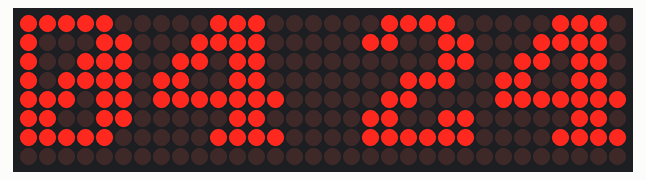
Simulated run of this program. Board: ESP32 board running MicroPython. On the bench: 32×8 LED matrix. The clock reads 2024-03-15 10:24:30 at power-on unless the program sets it; library files of the repository ran but are not shown: max7219.py.

Above: at 6.31 s.
At 10.3 s:
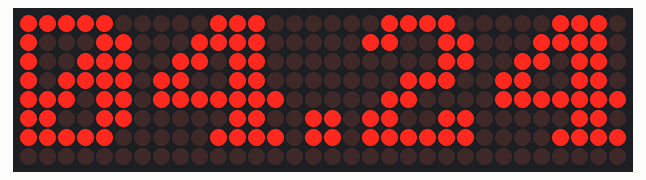
At 14.36 s:
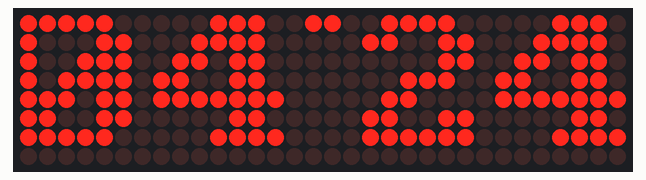
At 22.0 s:
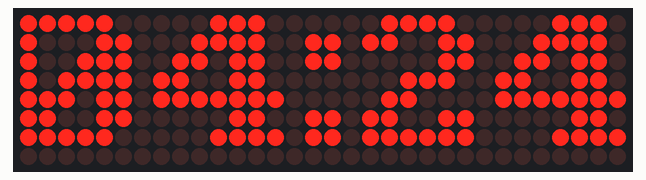
At 32.1 s:
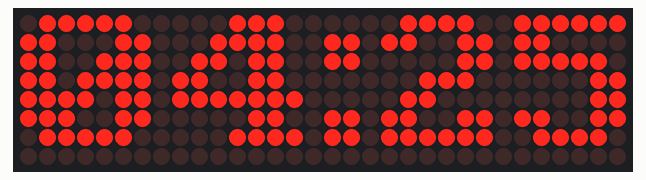
At 38.73 s:
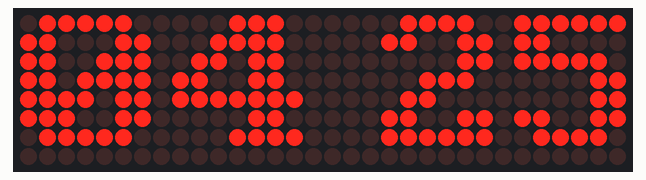

The program:

mclock.py
```python
from machine import Pin, SPI
import machine
import max7219
import framebuf
import time


# VCC - >3.3V
# DIN -> 23
# CS -> 5
# SCK -> 18

spi = SPI(1, baudrate=10000000, polarity=0, phase=0, sck=Pin(18), mosi=Pin(23))
cs = Pin(5, Pin.OUT)
display = max7219.Matrix8x8(spi, cs, 4)
display.brightness(1)
display.fill(0)

TIMEZONE_OFFSET = -6

font8x8_digits = {
    '5': [252, 192, 248, 12, 12, 204, 120, 0],
    '4': [28, 60, 108, 204, 254, 12, 30, 0],
    '7': [252, 204, 12, 24, 48, 48, 48, 0],
    '6': [56, 96, 192, 248, 204, 204, 120, 0],
    '1': [48, 112, 48, 48, 48, 48, 252, 0],
    '0': [124, 198, 206, 222, 246, 230, 124, 0],
    '3': [120, 204, 12, 56, 12, 204, 120, 0],
    '2': [120, 204, 12, 56, 96, 204, 252, 0],
    '8': [120, 204, 204, 120, 204, 204, 120, 0],
    '9': [120, 204, 204, 124, 12, 24, 112, 0],
    ':': [0x00, 0xC0, 0xC0, 0x00, 0x00, 0xC0, 0xC0, 0x00],
    ' ': [0, 0, 0, 0, 0, 0, 0, 0],
    '`': [0, 0, 0, 0, 0, 0, 0, 0]
}

font_widths = {
    '0': 8, '1': 7, '2': 7, '3': 7, '4': 8,
    '5': 7, '6': 7, '7': 7, '8': 7, '9': 7,
    ':': 3, ' ': 1, '`': 3
}

letter_width = 6
rtc = machine.RTC()

def show_text_mixed(display, text, x=0, y=0):
    for ch in text:
        if ch in font8x8_digits:
            buf = font8x8_digits[ch]
            w = font_widths.get(ch, 8)
            for row in range(8):
                for col in range(w):
                    if buf[row] & (1 << (7-col)):
                        display.pixel(x+col, y+row, 1)
            x += w
        else:
            fb = bytearray(8)
            fbbuf = framebuf.FrameBuffer(fb, 8, 8, framebuf.MONO_HLSB)
            fbbuf.fill(0)
            fbbuf.text(ch, 0, 0, 1)
            for row in range(8):
                for col in range(6):
                    if fbbuf.pixel(col+1, row):
                        display.pixel(x+col, y+row, 1)
            x += letter_width
    display.show()


def scroll_text(display, msg, speed=0.1):
    display_width = display.num * 8
    text_width = 0
    for ch in msg:
        text_width += font_widths.get(ch, 6 if ch.isalpha() else 8)
    for offset in range(text_width + display_width):
        display.fill(0)
        x = display_width - offset
        for ch in msg:
            if ch in font8x8_digits:
                buf = font8x8_digits[ch]
                w = font_widths.get(ch, 8)
                for row in range(8):
                    for col in range(w):
                        if buf[row] & (1 << (7-col)):
                            if 0 <= x+col < display_width:
                                display.pixel(x+col, row, 1)
                x += w
            else:
                fb = bytearray(8)
                fbbuf = framebuf.FrameBuffer(fb, 8, 8, framebuf.MONO_HLSB)
                fbbuf.fill(0)
                fbbuf.text(ch, 0, 0, 1)
                for row in range(8):
                    for col in range(6):
                        if fbbuf.pixel(col+1, row):
                            if 0 <= x+col < display_width:
                                display.pixel(x+col, row, 1)
                x += letter_width
        display.show()
        time.sleep(speed)


def show_digit(display, digit, x, y):
    ch = str(digit)
    if ch in font8x8_digits:
            buf = font8x8_digits[ch]
            w = font_widths.get(ch, 8)
            for row in range(8):
                for col in range(w):
                    if buf[row] & (1 << (7-col)):
                        display.pixel(x+col, y+row, 1)


def textsize(txt):
    size = 0
    for ch in txt:
        if ch in font_widths:
            size += font_widths[ch]
        else:
            size += letter_width
    return size


def get_local_time():
    t = machine.RTC().datetime()  # (year, month, day, weekday, hour, min, sec, ms)
    utc_seconds = time.mktime((t[0], t[1], t[2], t[4], t[5], t[6], 0, 0))
    local_seconds = utc_seconds + TIMEZONE_OFFSET * 3600
    lt = time.localtime(local_seconds)
    return (lt[0], lt[1], lt[2], (lt[6]+1)%7, lt[3], lt[4], lt[5], 0)


def get_day():
    t = get_local_time()
    MONTHS = ["Ja n  ","Fe b  ","M a r  ","A p r  ","M a y  ","Ju n  ","Ju l  ","A u g  "," S e p  ","O ct  ","N o v  ","D e c  "]
    WEEKDAYS = [" M o n "," Tu e "," W e d "," T h u "," Fri "," S a t "," S u n "]
    month_str = MONTHS[t[1]-1]
    day = t[2]
    weekday_str = WEEKDAYS[(t[3]-1) % 7]
    return f"{month_str} {day:02d} {weekday_str}"


def animate_clock(display, new_time, old_time='', aligning=0):
    digits_new = list(new_time)

    # add old time with spaces to match length
    if len(old_time) < len(digits_new):
        old_time = old_time + ' ' * (len(digits_new) - len(old_time))
    digits_old = list(old_time)

    x_positions = []
    x = aligning
    for d in digits_new:
        x_positions.append(x)
        x += font_widths.get(d, 8)

    ANIMATION_STEPS = 8
    for step in range(ANIMATION_STEPS):
        display.fill(0)
        for idx, d_new in enumerate(digits_new):
            d_old = digits_old[idx]
            if d_old != d_new:
                y_old = step
                y_new = -8 + step
                show_digit(display, d_old, x_positions[idx], y_old)
                show_digit(display, d_new, x_positions[idx], y_new)
            else:
                show_digit(display, d_new, x_positions[idx], 0)
        display.show()
        time.sleep(1 / ANIMATION_STEPS)

    # Final frame
    display.fill(0)
    for idx, d_new in enumerate(digits_new):
        show_digit(display, d_new, x_positions[idx], 0)
    display.show()


# --- clock hello ---
text = "H ello "
scroll_text(display, text, 0.05)
display.show()
time.sleep(0.5)

# --- clear the screen before starting the clock ---
display.fill(0)
display.show()


temp = ''
last_sec = -1
last_scroll_minute = -1

while True:
    t = get_local_time()
    current_time = "{:02d}:{:02d}".format(t[4], t[5])
    sec = t[6]
    minute = t[5]

    tw = ((32 - textsize(current_time)) + 1) // 2

    # blinking :
    if sec % 2 == 0:
        clock_str = current_time
    else:
        clock_str = current_time.replace(':', '`')

    # --- Show the date every 3 minutes at 17 seconds ---
    if (minute % 3 == 0) and (sec == 17) and (last_scroll_minute != minute):
    #if (sec == 17) and (last_scroll_minute != minute):
        display.fill(0)
        display.show()
        day_text = get_day()
        scroll_text(display, day_text + "   ", 0.05)
        display.fill(0)
        display.show()
        last_scroll_minute = minute
        temp = ''
        continue

    # If the time has changed (any number)
    if clock_str != temp:
        animate_clock(display, clock_str, old_time=temp, aligning=tw)
        temp = clock_str

    time.sleep(0.1)
    
```

Measured:
- what the display in image 0 shows lasts 0.5 s, from 6.1 s to 6.6 s
- what the display in image 3 shows lasts 1.2 s, from 21.9 s to 23.1 s
- what the display in image 4 shows lasts 1.2 s, from 32.0 s to 33.2 s
